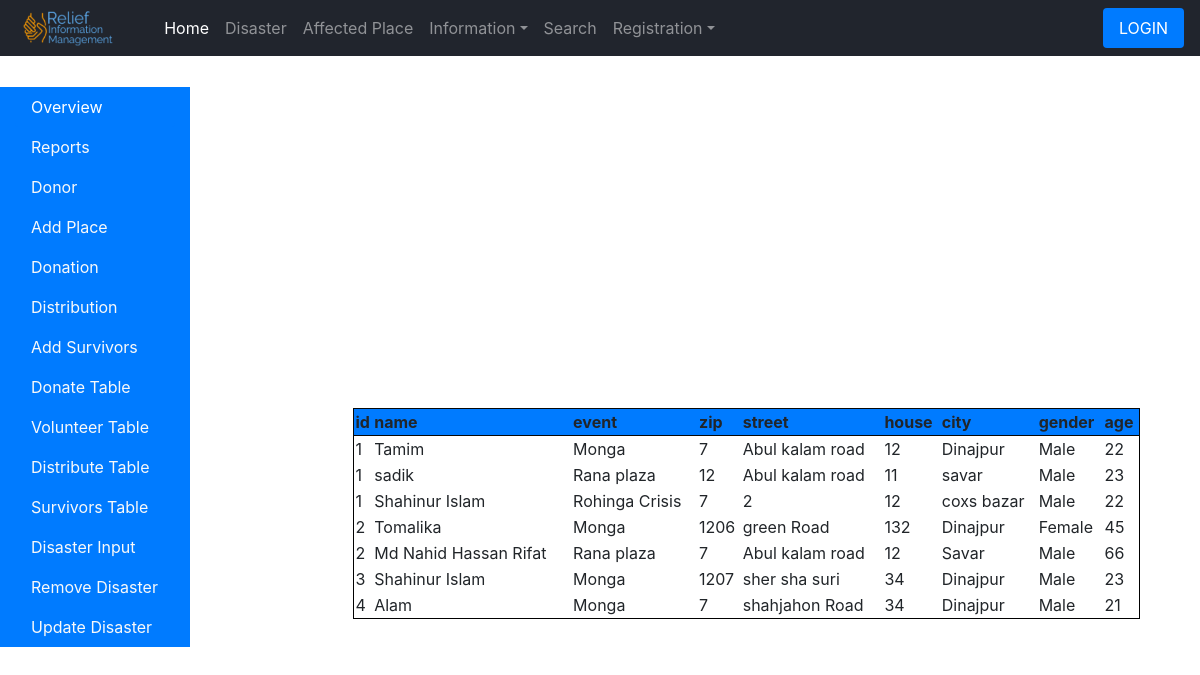
Page /project/survivors_table.php on the committed database.
### tables this page shows
CREATE TABLE `survivors` (
  `Survivor_ID` int(11) NOT NULL,
  `Name` varchar(30) NOT NULL,
  `Disaster_event_name` varchar(30) NOT NULL,
  `Area` varchar(30) NOT NULL,
  `Street` varchar(30) NOT NULL,
  `House_no` varchar(30) NOT NULL,
  `City` varchar(30) NOT NULL,
  `gender` varchar(30) NOT NULL,
  `age` int(30) NOT NULL
);

### project/survivors_table.php (the view, shortened to what this page needs)
<?php include 'header.php';?>
  <body>
    <?php include 'navbar.php';?>
     <main role="main" class="container" style="margin-top: 87px;margin-left: 0%;">
      <div class="row">
        <?php include 'sidebar.php';?>
   <table style="width: 77%;/* position:  inherit; *//* padding-left: 14%; */margin-left: 31%;margin-top: -21%;margin-bottom: 30%;border: 1px solid black;border-collapse: collapse;/* float:  right; */">
  <tr style="
    border: 1px solid #080808;
    background-color: #007bff;
">
    <th>id</th>
    <th>name</th>
    <th>event</th>
    <th>zip</th>
    <th>street</th>
    <th>house</th>
    <th>city</th>
     <th>gender</th>
    <th>age</th
  </tr>
    <?php
$servername = "localhost";
$username = "root";
$password = "";
$dbname = "relief2";
$conn = new mysqli($servername, $username, $password,$dbname);
$sql = "SELECT * FROM survivors";
$result = $conn->query($sql);
    while($row = $result->fetch_assoc()){
        echo "<tr>";
        $data = $row["Survivor_ID"];
        echo "<td>";
        echo "$data";
        echo "</td>";
        $data = $row["Name"];
        echo "<td>";
        echo "$data";
        echo "</td>";
        $data = $row["Disaster_event_name"];
        echo "<td>";
        echo "$data";
        echo "</td>";
        $data = $row["Area"];
        echo "<td>";
        echo "$data";
        echo "</td>";
        $data = $row["Street"];
        echo "<td>";
        echo "$data";
        echo "</td>";
        $data = $row["House_no"];
        echo "<td>";
        echo "$data";
        echo "</td>";
        $data = $row["City"];
        echo "<td>";
        echo "$data";
        echo "</td>";
         $data = $row["gender"];
        echo "<td>";
        echo "$data";
        echo "</td>";
        $data = $row["age"];
        echo "<td>";
        echo "$data";
        echo "</td>";
        echo "</tr>";
    }
    ?>
 </table>
</div>
</body>
</html>

### project/header.php (shortened to what this page needs)
<!doctype html>
<html lang="en">
  <head>
    <?php
      echo '<link href="css/style.css" rel="stylesheet">';
    ?>
  </head>

### project/navbar.php (shortened to what this page needs)
<nav class="navbar navbar-expand-md fixed-top navbar-dark bg-dark">
     <img  src="<?php echo 'image/logo.png';?>" style="width: 12%;">
      <div class="collapse navbar-collapse" id="navbarsExampleDefault">
        <ul class="navbar-nav mr-auto">
          <li class="nav-item active">
            <a class="nav-link" href="<?php echo 'home.php';?>">Home <span class="sr-only">(current)</span></a>
          </li>
          <li class="nav-item">
            <a class="nav-link" href="<?php echo 'right-now.php';?>">Disaster</a>
          </li>
           <li class="nav-item">
            <a class="nav-link" href="<?php echo 'affected_area.php';?>">Affected Place</a>
          </li>
          <li class="nav-item dropdown">
            <a class="nav-link dropdown-toggle" href="http://example.com" id="dropdown01" data-toggle="dropdown" aria-haspopup="true" aria-expanded="false">Information</a>
          </li>
 <li class="nav-item">
            <a class="nav-link" href="<?php echo 'search.php';?>">Search</a>
          </li>
          <li class="nav-item dropdown">
            <a class="nav-link dropdown-toggle" href="http://example.com" id="dropdown01" data-toggle="dropdown" aria-haspopup="true" aria-expanded="false">Registration</a>
          </li>
        </ul>
      </div>
        <ul class="nav nav-pills float-right">
          <?php
          if(!isset($_SESSION["login"]))
          {
            echo '<li class="nav-item">';
            echo  '<a class="nav-link active" href="login.php">LOGIN <span class="sr-only">(current)</span></a>';
            echo '</li>';
          }
          ?>
          </ul>
    </nav>

### project/sidebar.php (shortened to what this page needs)
<nav class="col-sm-3 col-md-2 d-none d-sm-block bg-light sidebar">
          <ul class="nav nav-pills flex-column">
            <li class="nav-item">
              <a class="nav-link active" href="<?php echo 'deshboard.php';?>">Overview <span class="sr-only">(current)</span></a>
            </li>
            <li class="nav-item">
              <a class="nav-link" href="#">Reports</a>
            </li>
            <li class="nav-item">
              <a class="nav-link" href="<?php echo 'person.php';?>">Donor</a>
            </li>
             <li class="nav-item">
              <a class="nav-link" href="<?php echo 'place.php';?>">Add Place</a>
            </li>
             <li class="nav-item">
              <a class="nav-link" href="<?php echo 'donate.php';?>">Donation</a>
            </li>
             <li class="nav-item">
              <a class="nav-link" href="<?php echo 'distribute.php';?>">Distribution</a>
            </li>
             <li class="nav-item">
              <a class="nav-link" href="<?php echo 'survivor.php';?>">Add Survivors</a>
            </li>
             <li class="nav-item">
              <a class="nav-link" href="<?php echo 'donate_table.php';?>">Donate Table</a>
            </li>
             <li class="nav-item">
              <a class="nav-link" href="<?php echo 'volunteer_table.php';?>">Volunteer Table</a>
            </li>
             <li class="nav-item">
              <a class="nav-link" href="<?php echo 'distribute_table.php';?>">Distribute Table</a>
            </li>
             <li class="nav-item">
              <a class="nav-link" href="<?php echo 'survivors_table.php';?>">Survivors Table</a>
            </li>
            <li class="nav-item">
            <a class="nav-link " href="<?php echo 'disaster_input.php';?>">Disaster Input</a>
          </li>
          <li class="nav-item">
              <a class="nav-link" href="<?php echo 'removerightnow.php';?>">Remove Disaster</a>
            </li>
          <li class="nav-item">
              <a class="nav-link" href="<?php echo 'updaterightnow.php';?>">Update Disaster</a>
            </li>
          </ul>
        </nav>

### rows in the picture
survivors: Survivor_ID "1", Name "Tamim", Disaster_event_name "Monga", Area "7", Street "Abul kalam road", House_no "12", City "Dinajpur", gender "Male", age "22"
survivors: Survivor_ID "1", Name "sadik", Disaster_event_name "Rana plaza", Area "12", Street "Abul kalam road", House_no "11", City "savar", gender "Male", age "23"
survivors: Survivor_ID "1", Name "Shahinur Islam", Disaster_event_name "Rohinga Crisis", Area "7", Street "2", House_no "12", City "coxs bazar", gender "Male", age "22"
survivors: Survivor_ID "2", Name "Tomalika", Disaster_event_name "Monga", Area "1206", Street "green Road", House_no "132", City "Dinajpur", gender "Female", age "45"
survivors: Survivor_ID "2", Name "Md Nahid Hassan Rifat", Disaster_event_name "Rana plaza", Area "7", Street "Abul kalam road", House_no "12", City "Savar", gender "Male", age "66"
survivors: Survivor_ID "3", Name "Shahinur Islam", Disaster_event_name "Monga", Area "1207", Street "sher sha suri", House_no "34", City "Dinajpur", gender "Male", age "23"
survivors: Survivor_ID "4", Name "Alam", Disaster_event_name "Monga", Area "7", Street "shahjahon Road", House_no "34", City "Dinajpur", gender "Male", age "21"
